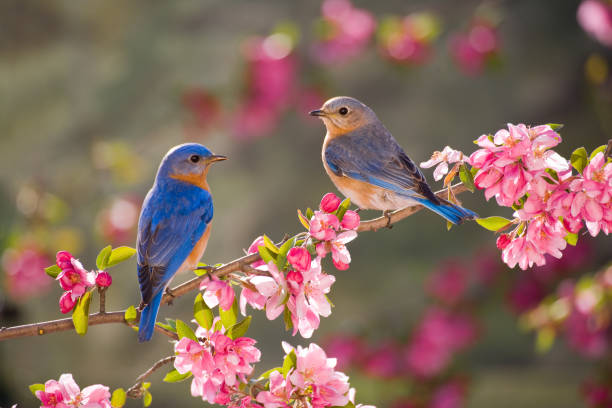
//> input picture prj.cw/bird.jpg, 612 x 408 px
$ ./main bird.jpg 3 3 100   (built with g++ and OpenCV 4)
//> lines starting //> are read from the running program, lines starting //| are printed output that depends on the picture; after the words box and inside, x2 and y2 are one past the last pixel; in counts of white or black regions, pixels touching at a corner belong together

#include <opencv2/opencv.hpp>
#include <iostream>

void demonstrate(const cv::Mat& original, const cv::Mat& blur, const cv::Mat& result) {

    // Отображение исходного изображения
    cv::imshow("Original Image", original);
    cv::waitKey(0);

    // Отображение размытого изображения
    cv::imshow("Blur", blur);
    cv::waitKey(0);

    // Отображение результата
    cv::imshow("Contour Detection", result);
    cv::waitKey(0);
}

void visualize(const cv::Mat& image, const std::string& windowName) {

    std::cout << "Visualizing image in window: " << windowName << std::endl;
}


int main(int argc, char *argv[]) {


    if (argc != 5) {
        std::cerr << "Необходимо ввести путь к изображению, размер ядра для медианного размытия, размер ядра для размытия Гаусса и пороговое значение Canny." << std::endl;
        return -1;
    }

    // Загрузка изображения
    cv::Mat image = cv::imread(argv[1]);
//> image is the input picture: 408 rows x 612 cols, CV_8UC3; mean B, G, R 94.3, 105.5, 134.4

    if (image.empty()) {
        std::cerr << "Не удалось открыть изображение" << std::endl;
        return -1;
    }

    int kernelSize, medianSize, cannyThreshold;

    try {

         kernelSize = std::stoi(argv[2]);
//> kernelSize = 3
         medianSize = std::stoi(argv[3]);
//> medianSize = 3
         cannyThreshold = std::stoi(argv[4]);
//> cannyThreshold = 100

         if(medianSize %2 == 0){
             std::cerr << "Ошибка: Размер ядра для медианного размытия должен быть нечетным." << std::endl;
             return -1;
         }

    } catch (const std::invalid_argument& e) {
        std::cerr << "Ошибка: Некорректное значение аргумента. " << e.what() << std::endl;
        return -1;

    } catch (const std::out_of_range& e) {
        std::cerr << "Ошибка: Значение аргумента вне допустимого диапазона. " << e.what() << std::endl;
        return -1;
    }

    // Применение медианного размытия для размытия фона
    cv::Mat blurImage;
    cv::medianBlur(image, blurImage, medianSize);


    // Преобразование изображения в оттенки серого
    cv::Mat grayImage;
    cv::cvtColor(blurImage, grayImage, cv::COLOR_BGR2GRAY);
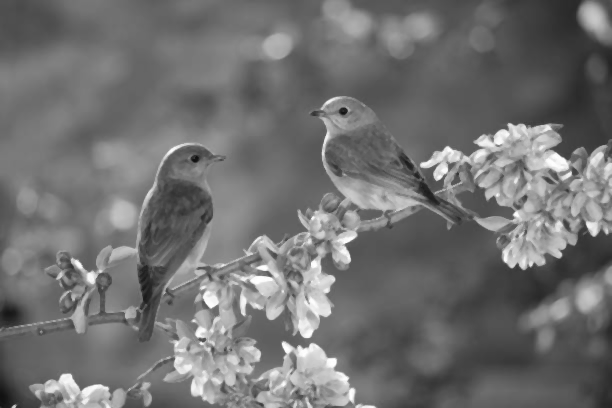
//> grayImage: 408 rows x 612 cols, CV_8UC1; min 16, max 255, mean 112.8


    // Применение размытия Гаусса для уменьшения шума и улучшения выделения контуров
    cv::GaussianBlur(blurImage, grayImage, cv::Size(kernelSize, kernelSize), 0);
//> grayImage: 408 rows x 612 cols, CV_8UC3


    // Пороговая обработка для выделения границ
    cv::Mat edges;
    cv::Canny(grayImage, edges, cannyThreshold, cannyThreshold * 2);
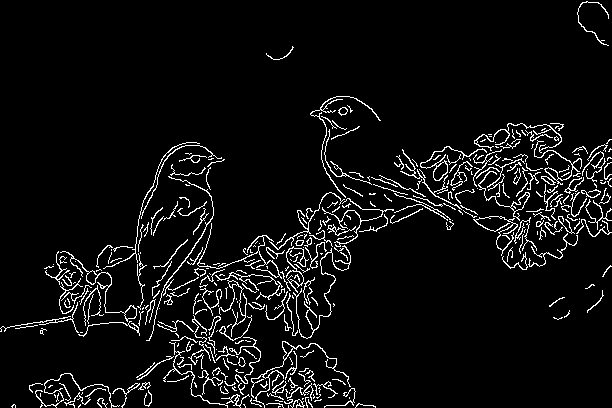
//> edges: 408 rows x 612 cols, CV_8UC1; 5.8% white in thin lines or dots


    // Поиск контуров в бинарном изображении
    std::vector<std::vector<cv::Point>> contours;
    cv::findContours(edges, contours, cv::RETR_EXTERNAL, cv::CHAIN_APPROX_SIMPLE);
//> contours = 367 contours, 309 with area under 20; largest, box (x1, y1, x2, y2) and area: (60, 251, 137, 322) 276, (420, 146, 487, 181) 224, (478, 171, 530, 221) 178, (251, 341, 351, 408) 176, (534, 140, 582, 185) 130


    // Отрисовка контуров на исходном изображении
    cv::Mat result = image.clone();
    cv::drawContours(result, contours, -1, cv::Scalar(0, 255, 0), 1);
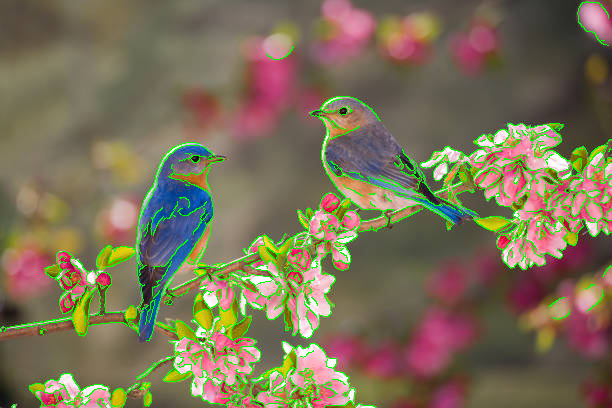
//> result: 408 rows x 612 cols, CV_8UC3; 5.75% of pixels changed, all inside (x1, y1, x2, y2) = (0, 1, 612, 408)


    // Отображение результатов
    demonstrate(image, blurImage, result);


    // Визуализация отдельных этапов программы
    visualize(image, "Original Image");
    visualize(blurImage, "Blur");
    visualize(result, "Contour Detection");

    return 0;

}

$ run again, on prj.cw/volo.jpg
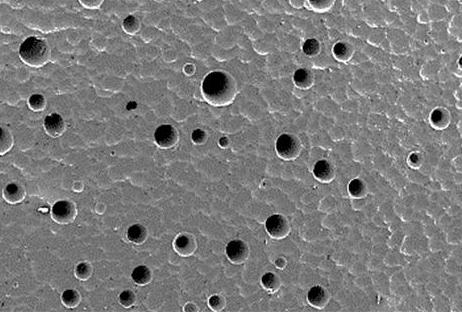
//> input picture prj.cw/volo.jpg, 462 x 312 px
//> image is the input picture: 312 rows x 462 cols, CV_8UC3; min 0, max 255, mean 123.2
//> kernelSize = 3
//> cannyThreshold = 100
//> `cv::Canny(grayImage, edges, cannyThreshold, cannyThreshold * 2);`:
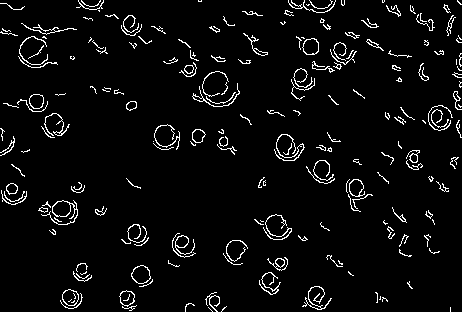
//> edges: 312 rows x 462 cols, CV_8UC1; 4.6% white in thin lines or dots
//> contours = 199 contours, 169 with area under 20; largest, box (x1, y1, x2, y2) and area: (41, 200, 78, 225) 259, (131, 265, 151, 284) 258, (302, 38, 319, 55) 210, (62, 289, 79, 306) 204, (349, 179, 365, 197) 186
//> `cv::drawContours(result, contours, -1, cv::Scalar(0, 255, 0), 1);`:
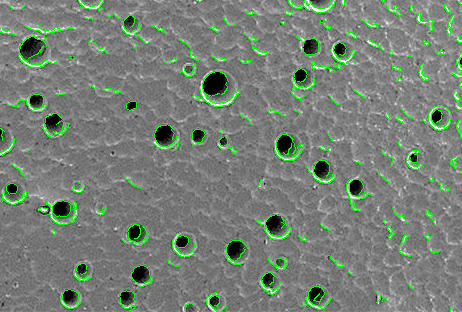
//> result: 312 rows x 462 cols, CV_8UC3; 4.42% of pixels changed, all inside (x1, y1, x2, y2) = (0, 0, 462, 312)
